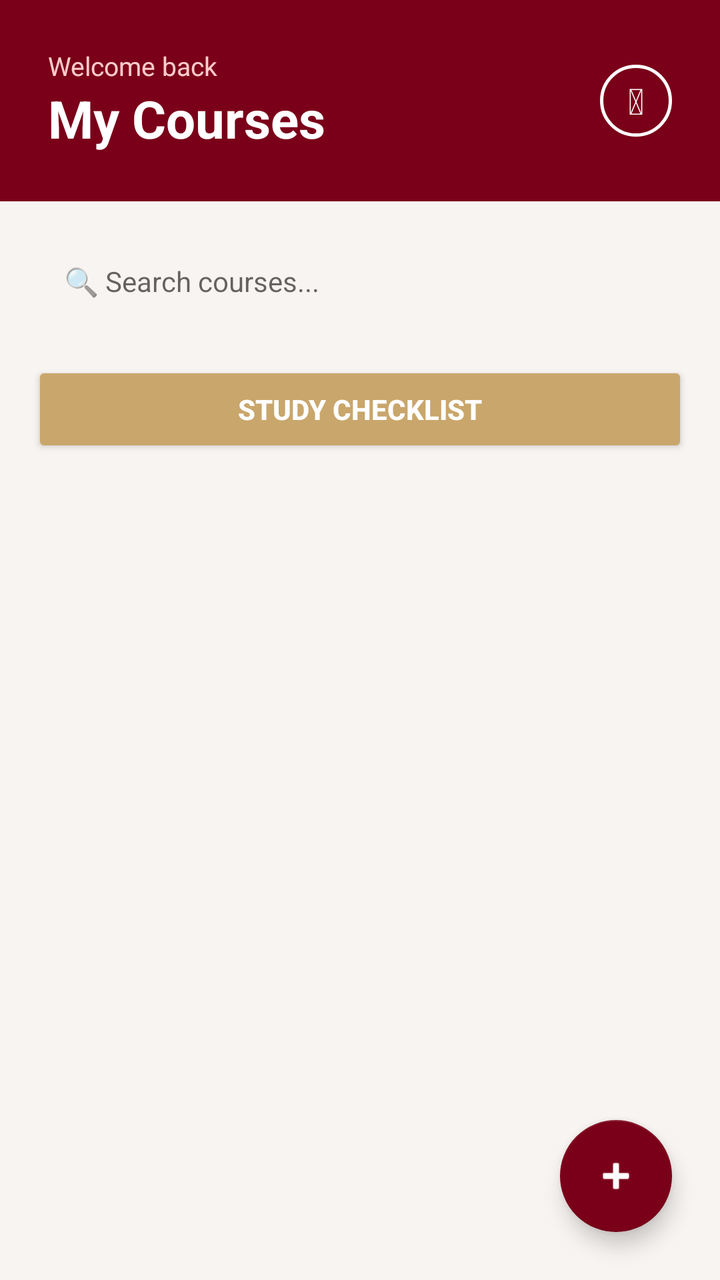
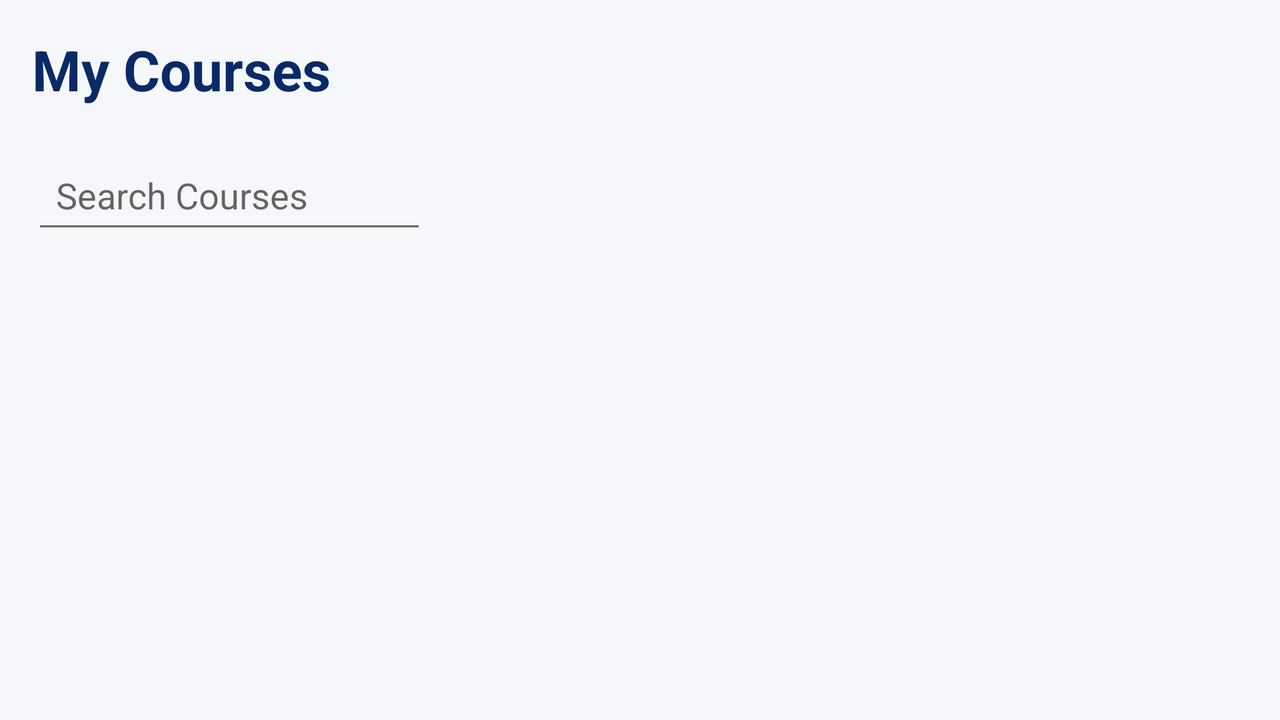

The same Android screen from two of the app's own layout files: first res/layout/ as a phone draws it, then the repository's variant for another configuration, drawn on a device whose configuration selects that folder. Both files follow.
<!-- AndroidManifest.xml: application theme Theme.AppCompat.Light.NoActionBar -->
<!-- res/layout/activity_courses.xml -->
<?xml version="1.0" encoding="utf-8"?>
<androidx.coordinatorlayout.widget.CoordinatorLayout
    xmlns:android="http://schemas.android.com/apk/res/android"
    xmlns:app="http://schemas.android.com/apk/res-auto"
    android:layout_width="match_parent"
    android:layout_height="match_parent"
    android:background="#F8F4F1">

    <LinearLayout
        android:layout_width="match_parent"
        android:layout_height="match_parent"
        android:orientation="vertical">

        
        <LinearLayout
            android:layout_width="match_parent"
            android:layout_height="wrap_content"
            android:background="#7A0019"
            android:orientation="vertical"
            android:padding="24dp"
            android:paddingTop="40dp">

            <LinearLayout
                android:layout_width="match_parent"
                android:layout_height="wrap_content"
                android:orientation="horizontal"
                android:gravity="center_vertical">

                <LinearLayout
                    android:layout_width="0dp"
                    android:layout_height="wrap_content"
                    android:layout_weight="1"
                    android:orientation="vertical">

                    <TextView
                        android:id="@+id/txtWelcome"
                        android:layout_width="wrap_content"
                        android:layout_height="wrap_content"
                        android:text="Welcome back"
                        android:textColor="#FFCCCC"
                        android:textSize="13sp"/>

                    <TextView
                        android:layout_width="wrap_content"
                        android:layout_height="wrap_content"
                        android:text="My Courses"
                        android:textColor="#FFFFFF"
                        android:textSize="26sp"
                        android:textStyle="bold"/>

                </LinearLayout>

                <TextView
                    android:id="@+id/btnLogout"
                    android:layout_width="36dp"
                    android:layout_height="36dp"
                    android:text="⏻"
                    android:textSize="18sp"
                    android:textColor="#FFFFFF"
                    android:gravity="center"
                    android:background="@drawable/circle_white_outline"
                    android:textStyle="bold"/>

            </LinearLayout>

        </LinearLayout>

        
        <LinearLayout
            android:layout_width="match_parent"
            android:layout_height="wrap_content"
            android:padding="16dp"
            android:background="#F8F4F1">

            <EditText
                android:id="@+id/searchBar"
                android:layout_width="match_parent"
                android:layout_height="48dp"
                android:background="@drawable/input_rounded"
                android:hint="🔍 Search courses..."
                android:paddingStart="16dp"
                android:paddingEnd="16dp"
                android:textSize="14sp"/>

        </LinearLayout>

        
        <Button
            android:id="@+id/btnChecklist"
            android:layout_width="match_parent"
            android:layout_height="48dp"
            android:layout_marginStart="16dp"
            android:layout_marginEnd="16dp"
            android:layout_marginBottom="12dp"
            android:text="Study Checklist"
            android:textStyle="bold"
            android:textColor="#FFFFFF"
            android:backgroundTint="#C9A66B"/>

        
        <ProgressBar
            android:id="@+id/progressBar"
            android:layout_width="wrap_content"
            android:layout_height="wrap_content"
            android:layout_gravity="center"
            android:visibility="gone"/>

        
        <androidx.recyclerview.widget.RecyclerView
            android:id="@+id/recyclerCourses"
            android:layout_width="match_parent"
            android:layout_height="0dp"
            android:layout_weight="1"
            android:paddingStart="16dp"
            android:paddingEnd="16dp"
            android:paddingTop="8dp"
            android:clipToPadding="false"/>

    </LinearLayout>

    
    <com.google.android.material.floatingactionbutton.FloatingActionButton
        android:id="@+id/btnAddCourse"
        android:layout_width="wrap_content"
        android:layout_height="wrap_content"
        android:layout_gravity="bottom|end"
        android:layout_margin="24dp"
        android:contentDescription="Add Course"
        app:backgroundTint="#7A0019"
        app:tint="#FFFFFF"
        android:src="@android:drawable/ic_input_add"/>

</androidx.coordinatorlayout.widget.CoordinatorLayout>
<!-- resources referenced by this layout -->
<resources>
  <!-- drawable circle_white_outline (drawable) -->
  <?xml version="1.0" encoding="utf-8"?>
  <shape xmlns:android="http://schemas.android.com/apk/res/android"
      android:shape="oval">
      <stroke android:width="1.5dp" android:color="#FFFFFF"/>
      <solid android:color="#00000000"/>
  </shape>
</resources>
<!-- res/layout-land/activity_courses.xml (the repository's variant of the layout above) -->
<!-- drawn on the phone turned sideways -->
<?xml version="1.0" encoding="utf-8"?>
<LinearLayout xmlns:android="http://schemas.android.com/apk/res/android"
    android:layout_width="match_parent"
    android:layout_height="match_parent"
    android:orientation="horizontal"
    android:padding="16dp"
    android:background="#F5F7FA">

    <LinearLayout
        android:layout_width="0dp"
        android:layout_height="match_parent"
        android:layout_weight="1"
        android:orientation="vertical">

        <TextView
            android:layout_width="wrap_content"
            android:layout_height="wrap_content"
            android:text="My Courses"
            android:textSize="28sp"
            android:textStyle="bold"
            android:textColor="#0A2A66"
            android:layout_marginBottom="20dp"/>

        <EditText
            android:layout_width="match_parent"
            android:layout_height="wrap_content"
            android:hint="Search Courses"
            android:padding="12dp"/>
    </LinearLayout>

    <androidx.recyclerview.widget.RecyclerView
        android:id="@+id/recyclerCourses"
        android:layout_width="0dp"
        android:layout_height="match_parent"
        android:layout_weight="2"
        android:layout_marginStart="16dp"/>

</LinearLayout>
<!-- resources referenced by the variant -->
<!-- as the phone turned sideways resolves them -->
<resources>

</resources>
